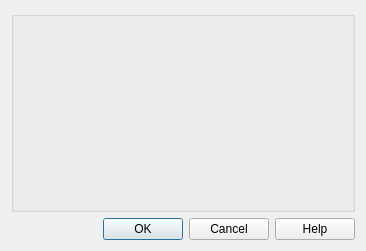
<?xml version="1.0" encoding="UTF-8"?>
<ui version="4.0">
 <class>ChoiceDialog</class>
 <widget class="QDialog" name="ChoiceDialog">
  <property name="geometry">
   <rect>
    <x>0</x>
    <y>0</y>
    <width>366</width>
    <height>251</height>
   </rect>
  </property>
  <property name="windowTitle">
   <string>Little Navmap - </string>
  </property>
  <layout class="QVBoxLayout" name="verticalLayout">
   <item>
    <widget class="QGroupBox" name="groupBox">
     <property name="title">
      <string/>
     </property>
     <layout class="QVBoxLayout" name="verticalLayoutGroupBox"/>
    </widget>
   </item>
   <item>
    <widget class="QDialogButtonBox" name="buttonBox">
     <property name="orientation">
      <enum>Qt::Horizontal</enum>
     </property>
     <property name="standardButtons">
      <set>QDialogButtonBox::Cancel|QDialogButtonBox::Help|QDialogButtonBox::Ok</set>
     </property>
    </widget>
   </item>
  </layout>
 </widget>
 <resources/>
 <connections/>
</ui>
